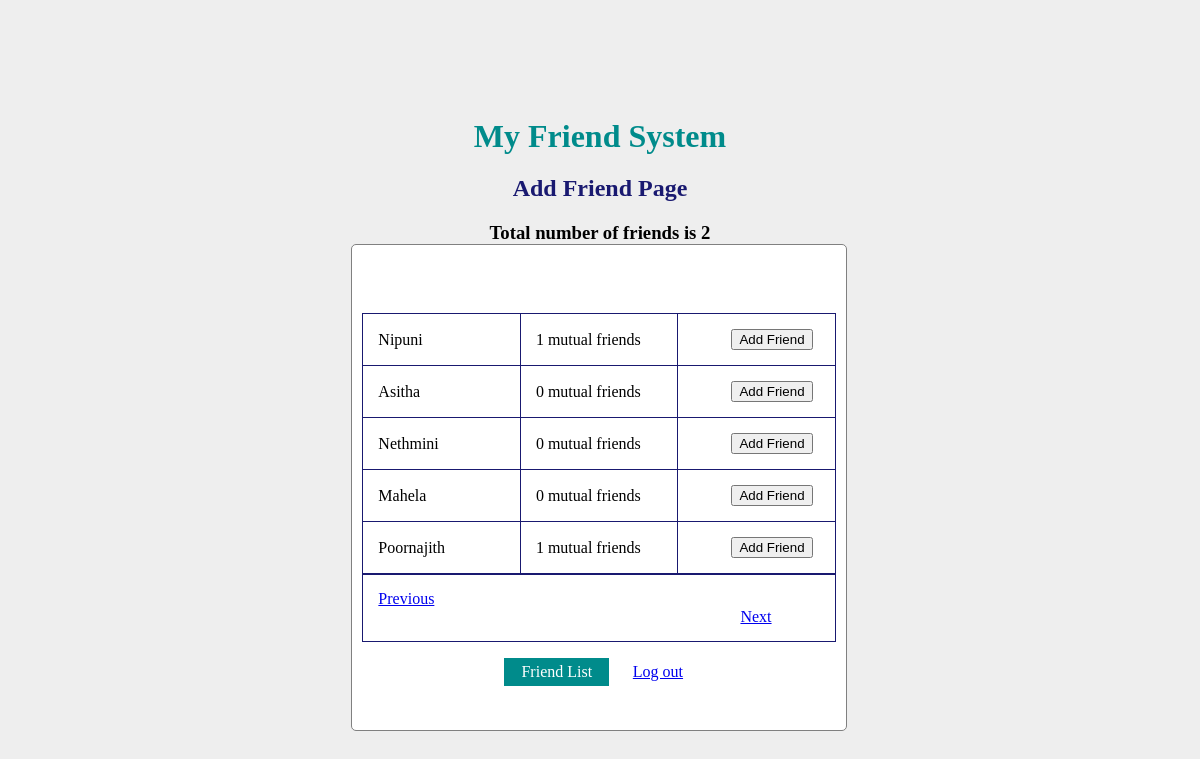
Screenshot of /pages/friendadd.php?pageno=2 (signed in) with the database file from the repository.
### tables this page shows
CREATE TABLE `friends` (
  `friend_id` int(11) UNSIGNED NOT NULL,
  `friend_email` varchar(100) NOT NULL,
  `password` varchar(100) NOT NULL,
  `profile_name` varchar(100) NOT NULL,
  `date_started` timestamp NOT NULL DEFAULT current_timestamp() ON UPDATE current_timestamp()
);

### pages/friendadd.php (the view, shortened to what this page needs)
<?php
include "../database/db_conn.php";
if (isset($_SESSION['id']) && isset($_SESSION['email'])) {
    $id = $_SESSION['id'];
    $range=5;
	if(isset($_REQUEST['pageno'])){
		$pageno=$_REQUEST['pageno'];
		$start=($range*($pageno-1));
	}
	else{
		$pageno=1;
		$start=0;
	}
    $sql_all="SELECT * FROM friends WHERE friend_id NOT IN(SELECT friend_id2 FROM myfriends WHERE friend_id1='$id') AND friend_id!='$id'";
	$result_all = mysqli_query($conn, $sql_all);
	$last_page=ceil(($result_all->num_rows)/$range);
	$sql_all="SELECT * FROM myfriends  WHERE friend_id1='$id'";
	$result_all = mysqli_query($conn, $sql_all);
?>
<!DOCTYPE html>
<html lang="en">
<head>
    <link rel ="stylesheet" type="text/css" href="../resources/style.php?theme=DarkCyan"/>
</head>
<body>
<h1>My Friend System</h1>
    <h2>Add Friend Page</h2>
    <h3>Total number of friends is <?php echo $result_all->num_rows;?></h3>
    <div>
        <form class="one">
        <table>
            <?php
                $sql="SELECT friend_id, profile_name FROM friends WHERE friend_id NOT IN(SELECT friend_id2 FROM myfriends WHERE friend_id1='$id') AND friend_id!='$id' LIMIT $start, $range";
                $result = mysqli_query($conn, $sql);
                    while($raw=$result->fetch_array()){
            ?>
                <tr>
                    <td><?php echo $raw['profile_name']?></td>
                    <td><?php
                    $idf=$raw['friend_id'];
                    $sql_mutual="SELECT  COUNT(friend_id2)-COUNT(DISTINCT(friend_id2)) AS count FROM myfriends WHERE friend_id1='$id' OR friend_id1='$idf'";
                    $result_mutual = mysqli_query($conn, $sql_mutual);
                    foreach($result_mutual as $Count){
                        echo $Count['count'];
                    }
                    ?> mutual friends</td>
                    <td><form method="post" action="<?php echo $_SERVER['PHP_SELF']?>">
                        <input type="submit" id = "btn2" name="submit" value="Add Friend"/>
                        </form>
                    </td>
                </tr>
            <?php
                }
            ?><br>
            <table>
            <tr>
                <td>
                    <?php
                    if ($pageno>1){
                    ?>
                        <a href="friendadd.php?pageno=<?php echo $pageno-1; ?>">Previous</a>
                    <?php
                    }
                    if($pageno<$last_page){
                    ?>
                        <a class="four" href="friendadd.php?pageno=<?php echo $pageno+1; ?>">Next</a>
                    <?php
                    }
                    ?>
                </td>
            </tr>
            </table>
        </table>
            <p>
                <a class = "three" href="friendlist.php" type="button">Friend List</button>
                <a class = "two" href="logout.php" type="button">Log out</button>
            </p>
        </form>
    </div>
</body>
</html>
<?php
}else{
     header("Location: login.php");
     exit();
}
?>

### rows the page displays
friends: profile_name "Nipuni", count "1"
friends: profile_name "Asitha", count "0"
friends: profile_name "Nethmini", count "0"
friends: profile_name "Mahela", count "0"
friends: profile_name "Poornajith", count "1"

### other values shown
$result_all->num_rows "2"
